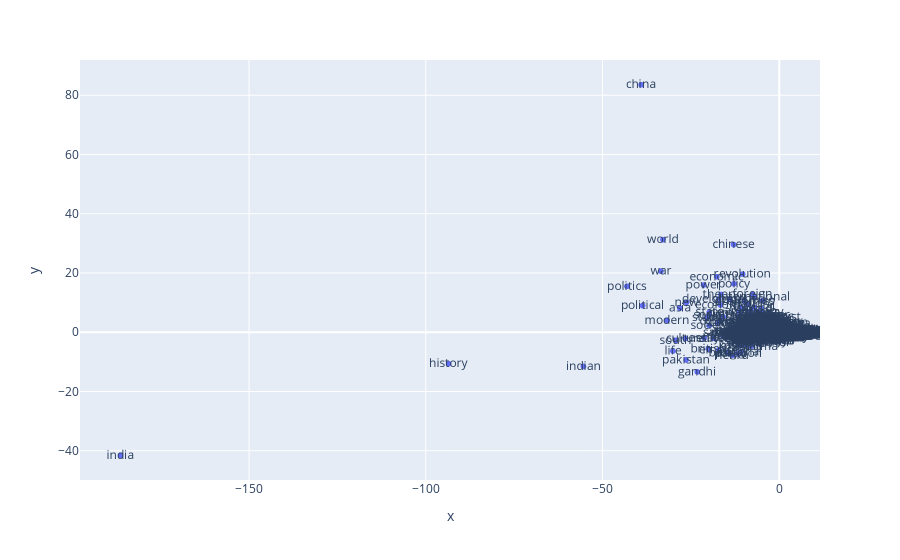

This figure's notebook cell:
### Code cell
fig = plot_term_space(freq_trunc)

with open("freq_term_space.png", "wb") as f:
	fig.write_image(f, width=1000)

### Figure 1 — Plotly figure (JSON) as saved in the notebook; plotly's stock layout.template omitted (floating-point values rounded to 4 significant figures; data arrays with more than 128 entries replaced by an {"elided": "..."} marker saying what was removed)
{"data": [{"hovertemplate": "x=%{x}<br>y=%{y}<br>text=%{text}<extra></extra>", "legendgroup": "", "marker": {"color": "#636efa", "symbol": "circle"}, "mode": "markers+text", "name": "", "showlegend": false, "text": {"elided": "10103 str values"}, "type": "scattergl", "x": {"elided": "10103 float values"}, "xaxis": "x", "y": {"elided": "10103 float values"}, "yaxis": "y"}], "layout": {"legend": {"tracegroupgap": 0}, "margin": {"t": 60}, "xaxis": {"anchor": "y", "domain": [0, 1], "title": {"text": "x"}}, "yaxis": {"anchor": "x", "domain": [0, 1], "title": {"text": "y"}}}}
